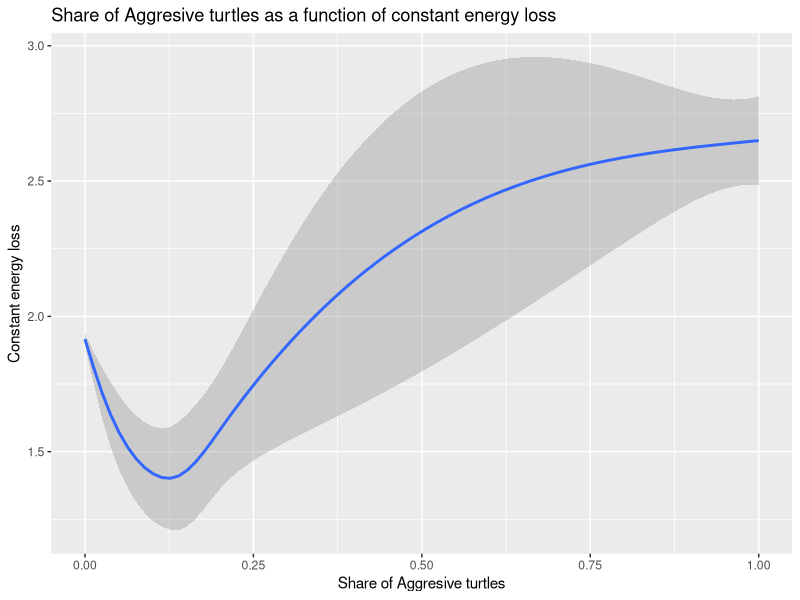

Reproduce this figure in R.
library(dplyr)
library(ggplot2)
df <- read.csv("test-table.csv")

df$count.agents2 <- df$count.agents2 %>% na_if(0)
df <- df %>% filter(count.agents2 > 9)
df <- df %>% mutate(aggressive_share = Aggressive_turtles/count.agents2)
df <- df %>% mutate(passive_share = Non_aggresive_Turtles/count.agents2)
df <- df %>% mutate(amount_of_food_10 = amount_of_food/10,
                    value_of_food_10 = value_of_food/10)
sum(df$passive_share > 0.5)
model1 <- lm(aggressive_share ~ value_of_food_10 + percentage_of_aggressive + view_Distance + constant_energy_loss + amount_of_food_10, data = df)
summary(model1)

plot <- ggplot(df) +
  geom_smooth(aes(aggressive_share, constant_energy_loss)) +
  ggtitle("Share of Aggresive turtles as a function of constant energy loss") +
  labs(x = "Share of Aggresive turtles", y = "Constant energy loss" )


plot


mean(df$aggressive_share)


